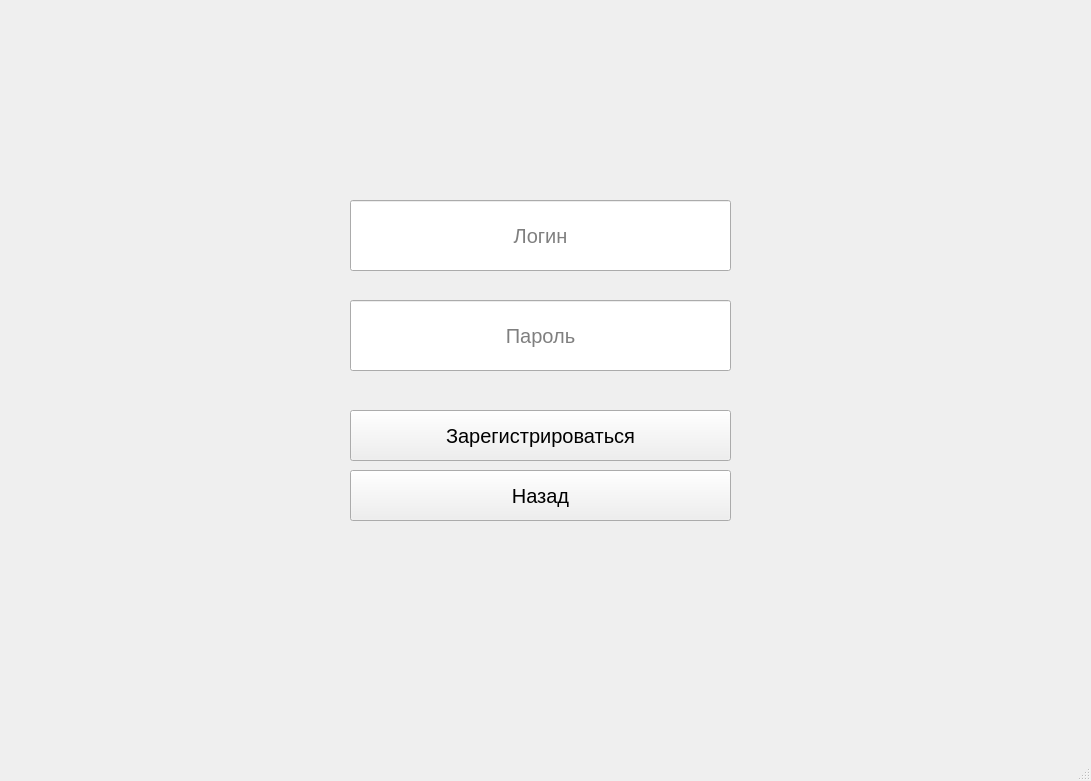
<?xml version="1.0" encoding="UTF-8"?>
<ui version="4.0">
 <class>MainWindow</class>
 <widget class="QMainWindow" name="MainWindow">
  <property name="geometry">
   <rect>
    <x>0</x>
    <y>0</y>
    <width>1091</width>
    <height>781</height>
   </rect>
  </property>
  <property name="sizePolicy">
   <sizepolicy hsizetype="Fixed" vsizetype="Fixed">
    <horstretch>0</horstretch>
    <verstretch>0</verstretch>
   </sizepolicy>
  </property>
  <property name="minimumSize">
   <size>
    <width>1091</width>
    <height>781</height>
   </size>
  </property>
  <property name="windowTitle">
   <string notr="true">PhotoCloud</string>
  </property>
  <widget class="QWidget" name="centralwidget">
   <widget class="QLineEdit" name="loginLine">
    <property name="geometry">
     <rect>
      <x>350</x>
      <y>200</y>
      <width>381</width>
      <height>71</height>
     </rect>
    </property>
    <property name="styleSheet">
     <string notr="true">font-size: 20px;</string>
    </property>
    <property name="text">
     <string/>
    </property>
    <property name="alignment">
     <set>Qt::AlignCenter</set>
    </property>
    <property name="placeholderText">
     <string>Логин</string>
    </property>
   </widget>
   <widget class="QLineEdit" name="passwordLine">
    <property name="geometry">
     <rect>
      <x>350</x>
      <y>300</y>
      <width>381</width>
      <height>71</height>
     </rect>
    </property>
    <property name="styleSheet">
     <string notr="true">font-size: 20px;</string>
    </property>
    <property name="text">
     <string/>
    </property>
    <property name="echoMode">
     <enum>QLineEdit::Password</enum>
    </property>
    <property name="alignment">
     <set>Qt::AlignCenter</set>
    </property>
    <property name="placeholderText">
     <string>Пароль</string>
    </property>
   </widget>
   <widget class="QPushButton" name="regButton">
    <property name="geometry">
     <rect>
      <x>350</x>
      <y>410</y>
      <width>381</width>
      <height>51</height>
     </rect>
    </property>
    <property name="styleSheet">
     <string notr="true">font-size: 20px; </string>
    </property>
    <property name="text">
     <string>Зарегистрироваться</string>
    </property>
   </widget>
   <widget class="QPushButton" name="backButton">
    <property name="geometry">
     <rect>
      <x>350</x>
      <y>470</y>
      <width>381</width>
      <height>51</height>
     </rect>
    </property>
    <property name="styleSheet">
     <string notr="true">font-size: 20px; </string>
    </property>
    <property name="text">
     <string>Назад</string>
    </property>
   </widget>
  </widget>
  <widget class="QStatusBar" name="statusbar"/>
 </widget>
 <resources/>
 <connections/>
</ui>
